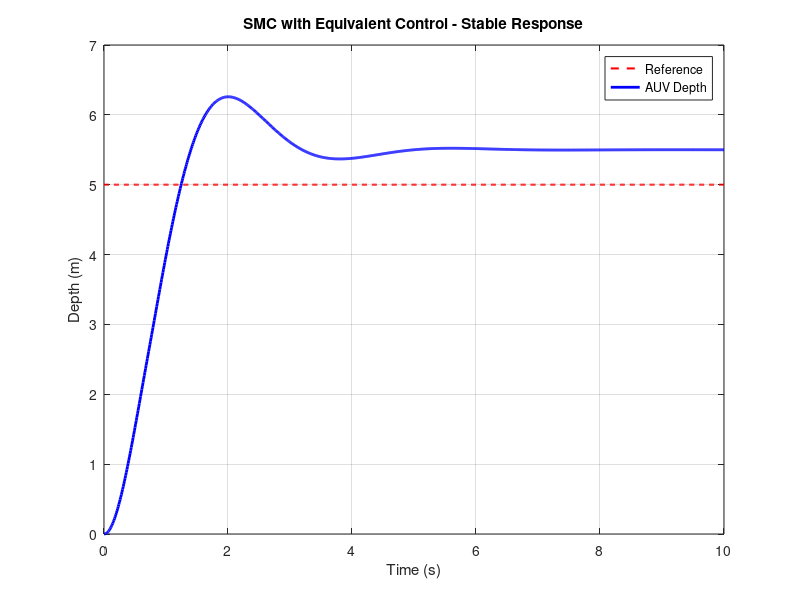

This chart was generated by the following MATLAB code:
% Sliding Mode Control - Stable Version with u_eq
clc; clear; close all;

% System parameters
m = 5;
b = 4;
k = 3;

% Simulation settings
dt = 0.01;
T = 10;
t = 0:dt:T;
N = length(t);

% Reference signal
z_ref = 5 * ones(1, N);

% Initialization
z = zeros(1, N);
dz = zeros(1, N);
u = zeros(1, N);

% SMC parameters
lambda = 2;
eta = 10;  % reduced for stability

for i = 1:N-1
    % Error and sliding surface
    e = z_ref(i) - z(i);
    de = -dz(i);
    s = de + lambda * e;

    % Equivalent control
    u_eq = m * (lambda * de + lambda^2 * e + (b/m)*dz(i) + (k/m)*z(i));

    % Final control law
    u(i) = u_eq - eta * tanh(5 * s);

    % System dynamics
    ddz = (1/m) * (u(i) - b*dz(i) - k*z(i));
    dz(i+1) = dz(i) + ddz * dt;
    z(i+1)  = z(i)  + dz(i) * dt;
end

% Plotting
figure;
plot(t, z_ref, 'r--', 'LineWidth', 1.5); hold on;
plot(t, z, 'b', 'LineWidth', 2);
xlabel('Time (s)');
ylabel('Depth (m)');
legend('Reference', 'AUV Depth');
title('SMC with Equivalent Control - Stable Response');
grid on;